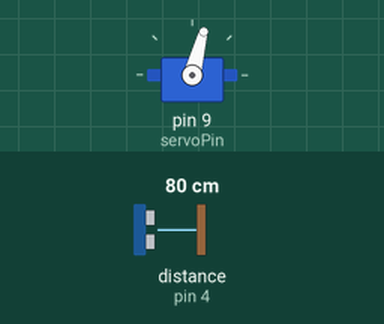
The sketch below on a simulated Arduino Uno, built with avr-gcc and run on an emulated ATmega328P. Parts: servo. Wiring (inferred from the names in the program): ultrasonic range finder: trigger pin 5; echo pin 4. The test bench sets the inputs (shaded band); at power-on: distance to the obstacle (sensor on pin 4) 80 cm. The echo pulse lasts 58.3 µs per cm.

Above: at 1.3 s.
1.4 s: distance to the obstacle (sensor on pin 4) set to 32 cm
2.9 s: distance to the obstacle (sensor on pin 4) set to 28 cm
At 4.2 s:
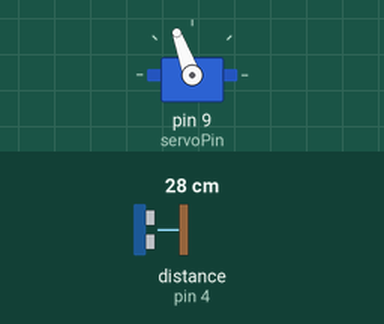
4.5 s: distance to the obstacle (sensor on pin 4) set to 35 cm
At 5.7 s:
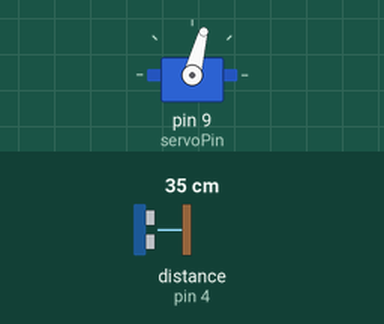
6.0 s: distance to the obstacle (sensor on pin 4) set to 2 cm
At 7.1 s:
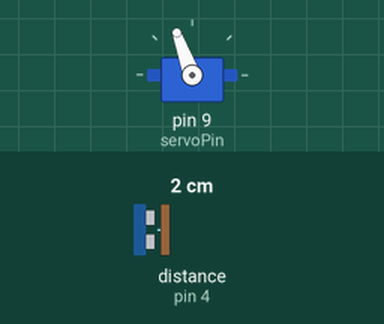
Timing chart, 0 to 8.5 s (numbered marks = the images above; inputs shaded):
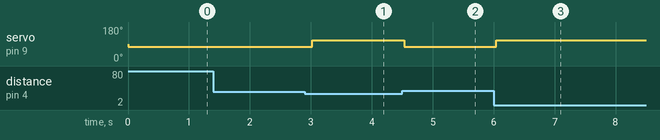

The sketch:

spank2.0.ino
```cpp
#include <Servo.h>

Servo myServo;
#define servoPin 9

//int pos = 75;
#define trigPin 5
#define echoPin 4


void setup() {
  // put your setup code here, to run once:

  pinMode(trigPin, OUTPUT);
  pinMode(echoPin, INPUT);
  myServo.attach(servoPin);
  pinMode(servoPin, OUTPUT);

}

void loop() {

  long duration, distance;

  digitalWrite(trigPin, HIGH);
  digitalWrite(trigPin, LOW);

  duration = pulseIn(echoPin, HIGH);
  distance = (duration/2) / 29.1;

  if (distance < 30) {  // This is where the LED On/Off happens
    digitalWrite(servoPin, HIGH); // When the Red condition is met, the Green LED should turn off
    myServo.write(110);
  }
  else {
    digitalWrite(servoPin, LOW);
    myServo.write(75);
  }

  delay(500);

}
```

Measured:
- the behaviour switches between 31 and 30 cm on distance to the obstacle (sensor on pin 4) (found by bisection; images 0 and 1)
- after the input at 1.4 s, every drawn part: stays the same
- after the input at 2.9 s, servo on pin 9 (servoPin): 75° → 110° after 0.13 s
- after the input at 4.5 s, servo on pin 9 (servoPin): 110° → 75° at once
- after the input at 6.0 s, servo on pin 9 (servoPin): 75° → 110° at once
